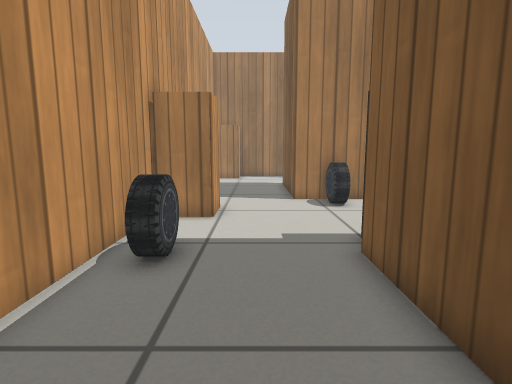
[1] (above)

20 first-person views from a walk through a robot-simulator world made for Gazebo. The camera is 0.57 m above the floor, tilts 8° down and sees 80° across. Floor lines are 1 m apart. The floor is counted in squares, 0.25 m on a side. Each view is taken from the middle of a square. On the plan, view 1 faces up. The plan holds only what a view shows up to about 18 squares ahead; the rest is blank. Simple patterns stand in for the simulator's built-in surfaces.

[2]
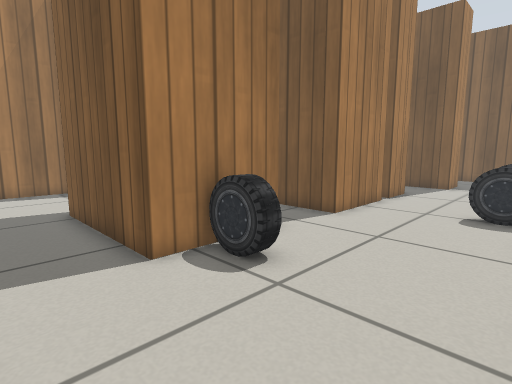

[3]
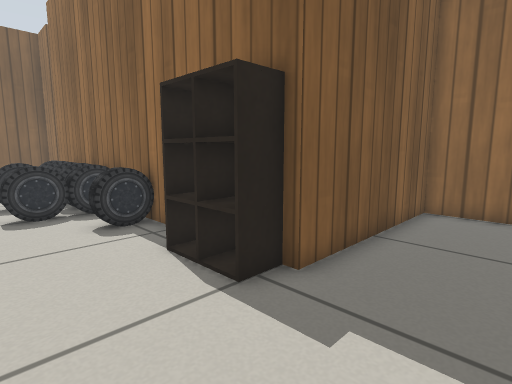

[4]
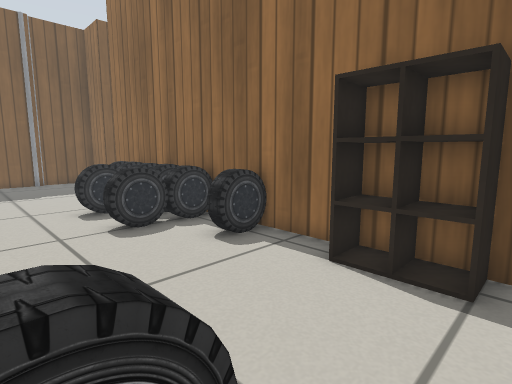

[5]
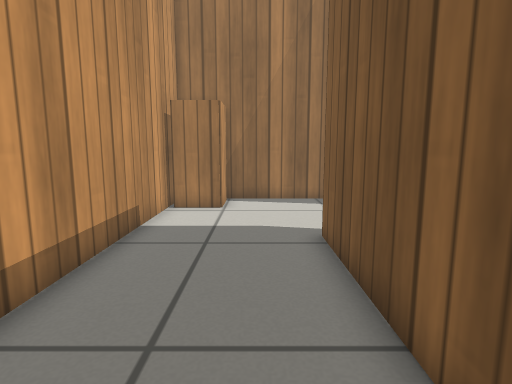

[6]
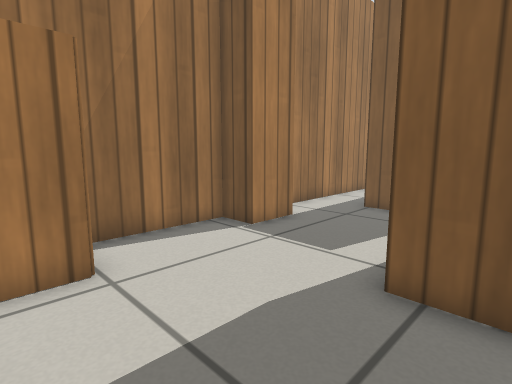

[7]
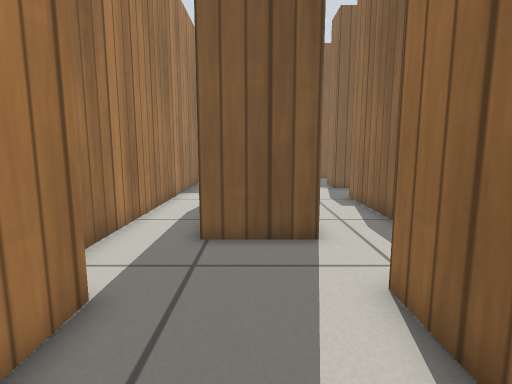

[8]
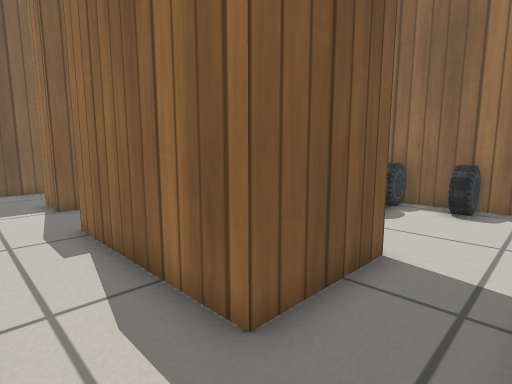

[9]
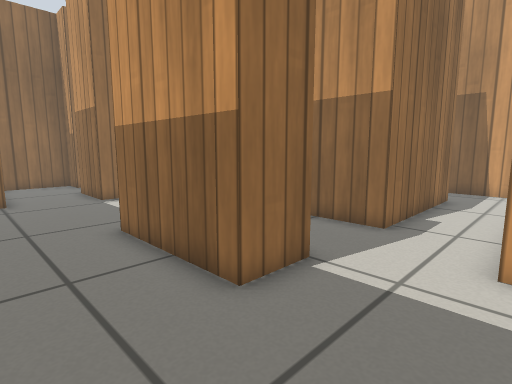

[10]
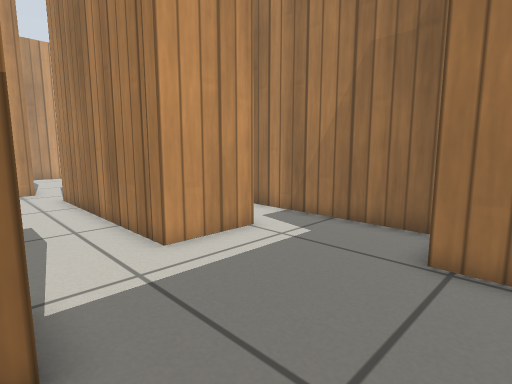

[11]
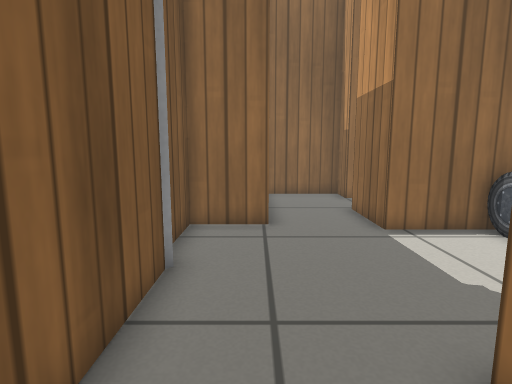

[12]
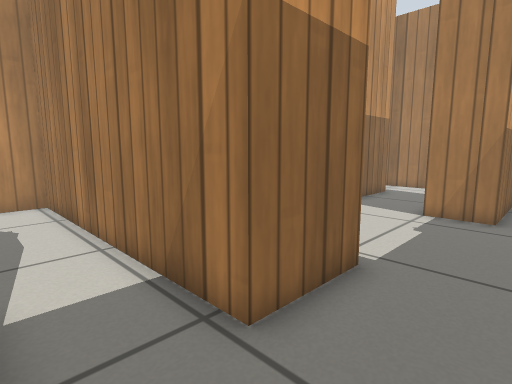

[13]
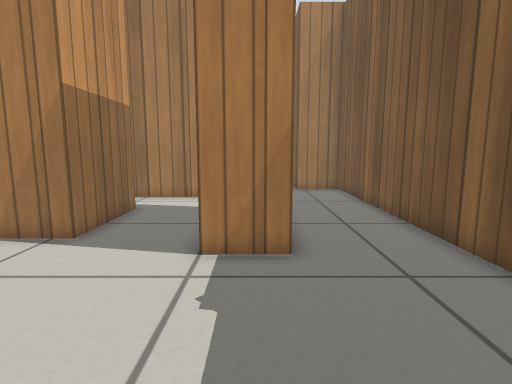

[14]
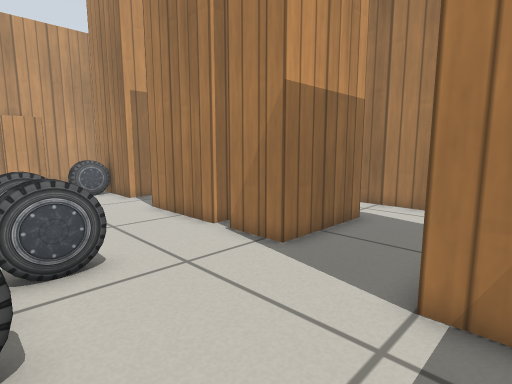

[15]
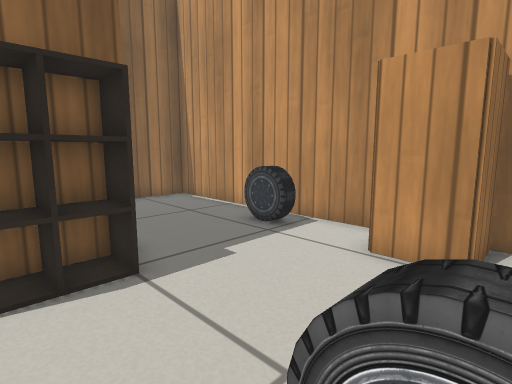

[16]
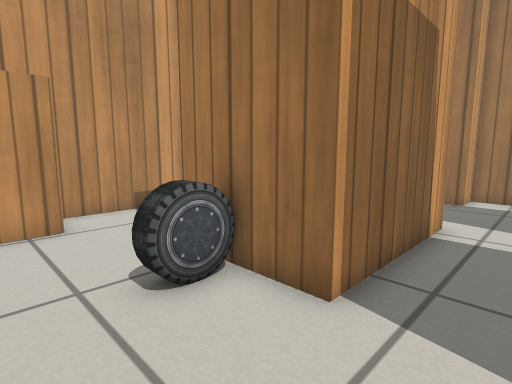

[17]
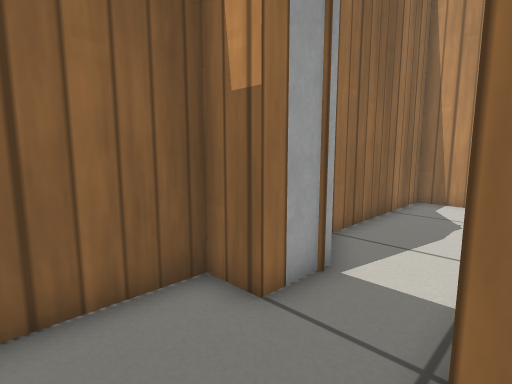

[18]
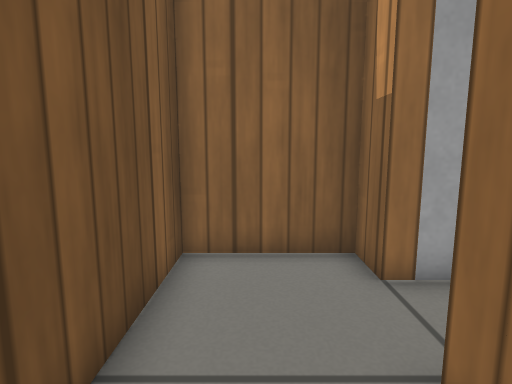

[19]
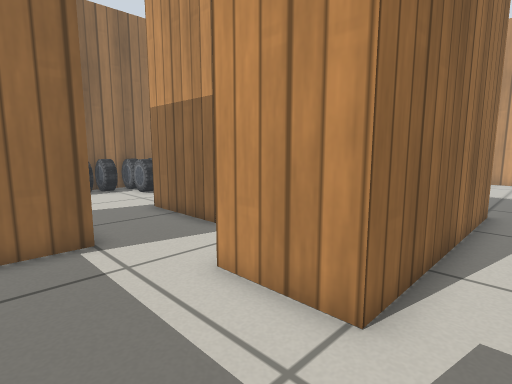

[20]
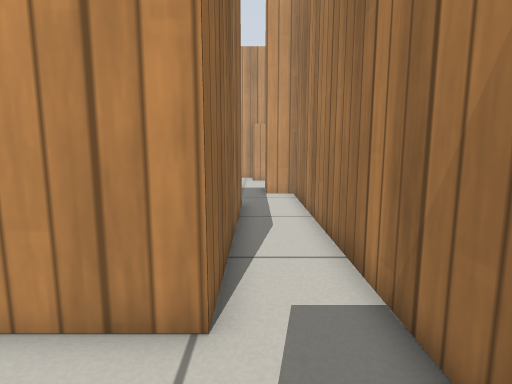

### Floor plan
Points are (right, up) in squares from view 1. A wall is a line through its corners. A room is listed if a view was taken in it or the views show most of it. See-through windows are left out.
Room 1 (views 1, 2, 3, 4, 5, 6, 7, 8, 9, 10, 11, 12, 13, 14, 15, 16, 17, 18, 19, 20)
walls: (12.6, 13.6) (8.6, 13.6) (8.6, 17.6) (15.4, 17.6) (15.4, 13.6) (13.4, 13.6); (8.6, 20.4) (8.6, 23.4) (17.5, 23.4) (17.5, 20.4) (8.6, 20.4); (3.9, 6.5) (3.9, 7.8); (18.8, 16.4) (18.8, 17.4) (20.8, 17.4) (20.8, 12.4) (18.8, 12.4) (18.8, 14.2); (3.2, 19.8) (5.7, 19.8) (5.7, 13.8) (1.7, 13.8) (1.7, 19.9); (2.7, 6.5) (2.7, 7.7) (5.2, 7.7); (16.7, 0.9) (18.8, 0.9) (18.8, -0.5) (22.6, -0.5) (22.6, 4.4); (-3.5, 9.5) (-3.5, -0.9) (2.3, -0.9) (2.3, 6.5) (19.3, 6.5) (19.3, 3.5) (7.9, 3.5) (7.9, -0.3) (14.9, -0.3); (22.5, 5.9) (25, 5.9) (25, 7.9); (24.7, 9.4) (24.7, 23.4) (22.4, 23.4) (22.4, 24.3); (-3.5, 23.5) (-3.5, 12); (21.7, 25.9) (5.3, 25.9) (5.3, 24.5) (3.3, 24.5) (3.3, 25.9) (-1.4, 25.9)
objects: cabinet (-3, 10) to (-2, 12); cabinet (-3, 24) to (-1, 25); car (-2, 6) to (-2, 7); car (3, 12) to (4, 13); car (8, 7) to (9, 8); car (11, 7) to (11, 8); car (11, 9) to (11, 10); car (12, 7) to (12, 8); car (13, 7) to (14, 8); car (13, 9) to (14, 10); car (15, 7) to (15, 8); car (16, 7) to (16, 8)

Where each view was taken, in squares from view 1:
view 1: 0 up, 0 right, facing up
view 2: 8 up, 1 left, facing up-right
view 3: 11 up, 1 left, facing down-right
view 4: 13 up, 2 right, facing down-right
view 5: 12 up, 0 right, facing up
view 6: 18 up, 3 left, facing up-right
view 7: 22 up, 1 right, facing right
view 8: 20 up, 6 right, facing down-right
view 9: 21 up, 24 right, facing down-left
view 10: 17 up, 24 right, facing up-left
view 11: 15 up, 23 right, facing down
view 12: 1 up, 22 right, facing up-left
view 13: 6 up, 20 right, facing up
view 14: 8 up, 20 right, facing up-left
view 15: 13 up, 5 right, facing down-left
view 16: 10 up, 8 right, facing up-left
view 17: 4 up, 22 right, facing down-left
view 18: 6 up, 21 right, facing down
view 19: 25 up, 21 right, facing down-left
view 20: 24 up, 21 right, facing left
